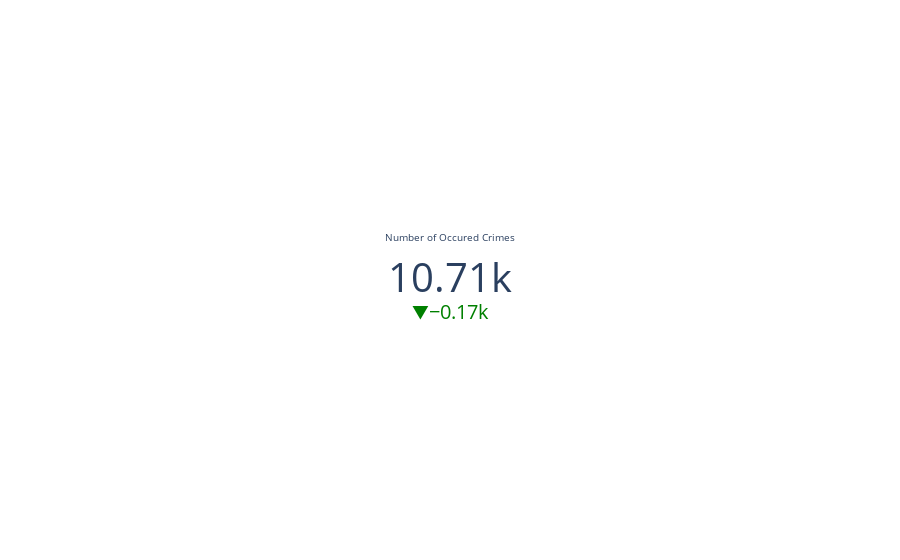

The cell this chart's notebook holds for it:
### Code cell
crimes_occured_delta(la_crime_data_henrique, 2019, 'Newton')

### Figure 1 — Plotly figure (JSON) as saved in the notebook; plotly's stock layout.template omitted (floating-point values rounded to 4 significant figures)
{"data": [{"mode": "number+delta", "number": {"font": {"size": 40}}, "type": "indicator", "value": 10708}], "layout": {}}
